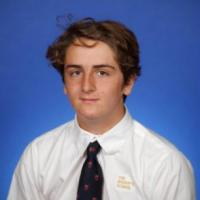
#> input picture images/kaz.jpg, 200 x 200 px
$ python splitting_and_merging.py --image images/kaz.jpg
#> lines starting #> are read from the running program, lines starting #| are printed output that depends on the picture
import numpy as np
import argparse
import imutils
import cv2

argP = argparse.ArgumentParser()
argP.add_argument("-i", "--image", required = True, help = "Path of da image")
args = vars(argP.parse_args())

image = cv2.imread(args["image"])
#> image is the input picture: shape (200, 200, 3); mean B, G, R 158.7, 120.2, 110.4
cv2.imshow("Orginal", image)

(B, G, R) = cv2.split(image)
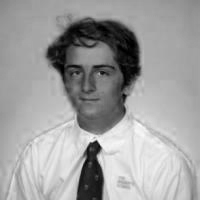
#> B: shape (200, 200); min 0, max 255, mean 158.7
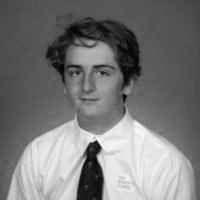
#> G: shape (200, 200); min 0, max 252, mean 120.2
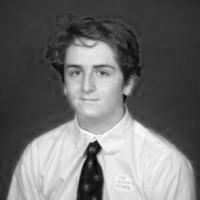
#> R: shape (200, 200); min 0, max 255, mean 110.4

cv2.imshow("Red", R)
cv2.imshow("Green", G)
cv2.imshow("Blue", B)
cv2.waitKey(0)
cv2.destroyAllWindows()

merged = cv2.merge([B, G, R])
cv2.imshow("Merged Again", merged)
cv2.waitKey(0)
cv2.destroyAllWindows()

zeros = np.zeros(image.shape[:2], dtype = "uint8")
cv2.imshow("Red", cv2.merge([zeros, zeros, R]))
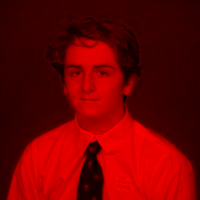
#> window 'Red': shape (200, 200, 3); mean B, G, R 0, 0, 110.4
cv2.imshow("Green", cv2.merge([zeros, G, zeros]))
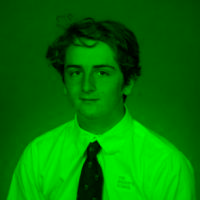
#> window 'Green': shape (200, 200, 3); mean B, G, R 0, 120.2, 0
cv2.imshow("Blue", cv2.merge([B, zeros, zeros]))
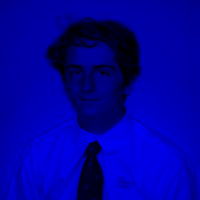
#> window 'Blue': shape (200, 200, 3); mean B, G, R 158.7, 0, 0
cv2.waitKey(0)
